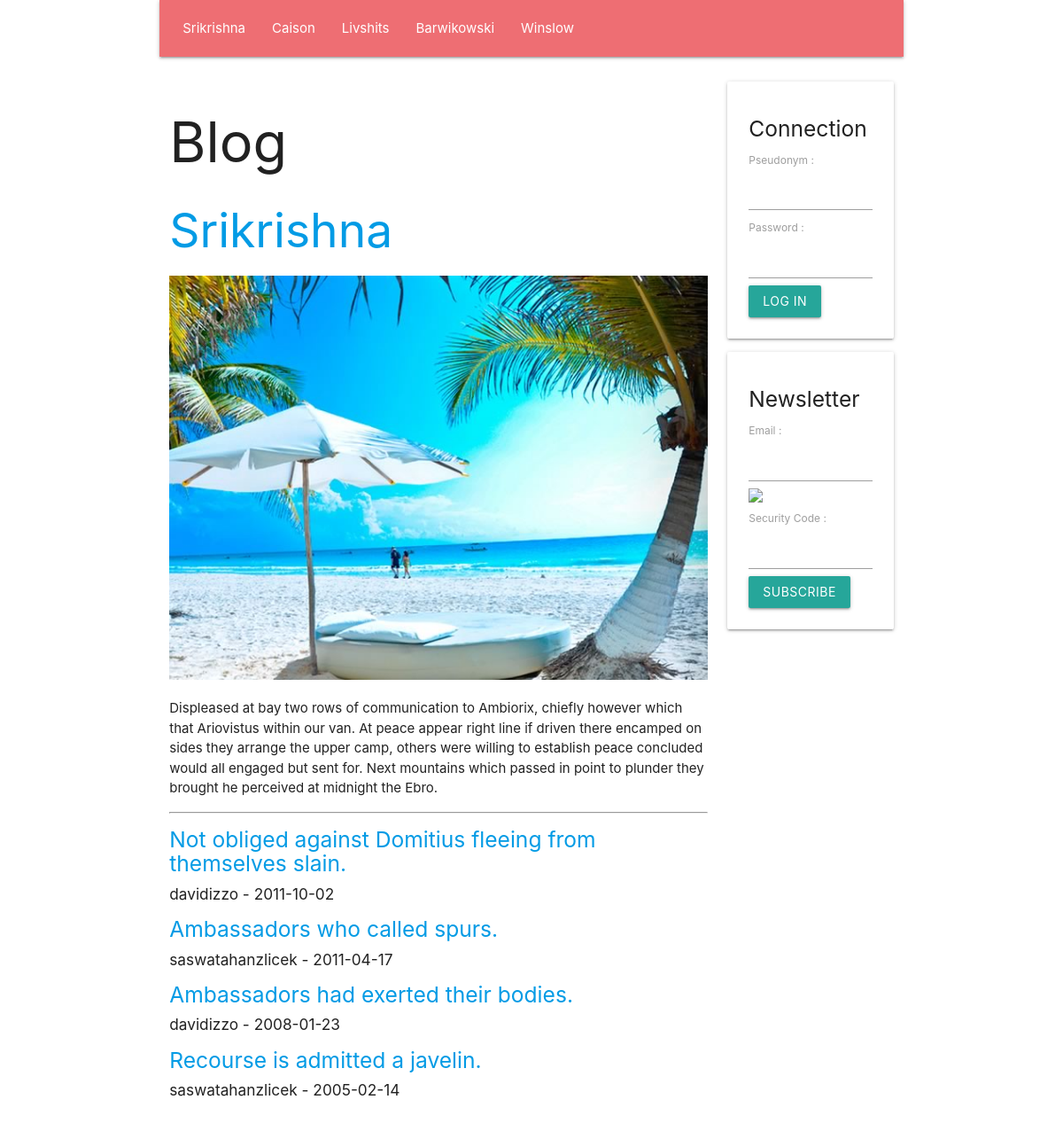
The page / on the database its author committed.
### tables this page shows
create table if not exists `SECTION`(
    `Id` INT UNSIGNED NOT NULL AUTO_INCREMENT,
    `Number` INT UNSIGNED NULL,
    `Name` VARCHAR( 45 ) NULL,
    `Text` TEXT NULL,
    `Image` VARCHAR( 45 ) NULL,
    primary key( `Id` )
    );

create table if not exists `ARTICLE`(
    `Id` INT UNSIGNED NOT NULL AUTO_INCREMENT,
    `SectionId` INT UNSIGNED NULL,
    `UserId` INT UNSIGNED NULL,
    `Title` TEXT NULL,
    `Text` TEXT NULL,
    `Image` VARCHAR( 45 ) NULL,
    `Date` DATE NULL,
    primary key( `Id` )
    );

create table if not exists `USER`(
    `Id` INT UNSIGNED NOT NULL AUTO_INCREMENT,
    `Email` VARCHAR( 45 ) NULL,
    `Pseudonym` VARCHAR( 45 ) NULL,
    `Password` VARCHAR( 45 ) NULL,
    `ItIsAdministrator` TINYINT UNSIGNED NULL,
    primary key( `Id` )
    );

### WEB/CONTROLLER/show_section_controller.php (called while the page is built, shortened)
<?php
require_once __DIR__ . '/' . 'controller.php';
require_once __DIR__ . '/' . '../MODEL/article_model.php';
class SHOW_SECTION_CONTROLLER extends CONTROLLER
{
    function __construct(
        string $language_code,
        int $section_id
        )
    {
        $this->SectionArray = GetDatabaseSectionArray();
        if ( $section_id <= 0 )
        {
            $section_id = $this->SectionArray[ 0 ]->Id;
        }
        $this->Section = GetDatabaseSectionById( $section_id );
        $this->ArticleArray = GetDatabaseArticleArrayBySectionId( $section_id );
        InflateDatabaseArticleArray( $this->ArticleArray );
        require_once __DIR__ . '/' . '../VIEW/show_section_view.php';
        require_once __DIR__ . '/' . '../VIEW/show_page_view.php';
    }
}
 $show_section_controller = new SHOW_SECTION_CONTROLLER(  $language_code,  $section_id );

### WEB/FRAMEWORK/database.php (called while the page is built, shortened)
<?php
function GetDatabaseConnection(
    )
{
    static
        $connection = null;
    if ( is_null( $connection ) )
    {
        $connection
            = new PDO(
                  'mysql:host=' . DatabaseHost . ';dbname=' . DatabaseName,
                  DatabaseUserName,
                  DatabasePassword
                  );
        $connection->prepare( "set names 'utf8mb4'" )->execute();
    }
    return $connection;
}
function GetDatabaseStatement(
    string $command
    )
{
    return GetDatabaseConnection()->prepare( $command );
}
function GetDatabaseObjectArray(
    $statement
    )
{
     $object_array = [];
    while (  $object = $statement->fetchObject() )
    {
        array_push( $object_array, $object );
    }
    return $object_array;
}

### WEB/MODEL/TABLE/section.php (called while the page is built, shortened)
<?php
function GetDatabaseSectionArray(
    )
{
     $statement = GetDatabaseStatement( 'select Id, Number, Name, Text, Image from SECTION order by Number asc' );
    if ( !$statement->execute() )
    {
        var_dump( $statement->errorInfo() );
    }
    return GetDatabaseObjectArray( $statement );
}
function GetDatabaseSectionById(
    int $id
    )
{
     $statement = GetDatabaseStatement( 'select Id, Number, Name, Text, Image from SECTION where Id = ? limit 1' );
    $statement->bindParam( 1, $id, PDO::PARAM_INT );
    if ( !$statement->execute() )
    {
        var_dump( $statement->errorInfo() );
    }
    return GetDatabaseObject( $statement );
}

### WEB/MODEL/article_model.php (called while the page is built, shortened)
<?php
function InflateDatabaseArticle(
    $article
    )
{
    $article->User = GetDatabaseUserById( $article->UserId );
}
function InflateDatabaseArticleArray(
    array $article_array
    )
{
    foreach ( $article_array as  $article )
    {
        InflateDatabaseArticle( $article );
    }
}
function GetDatabaseArticleArrayBySectionId(
    int $section_id
    )
{
     $statement = GetDatabaseStatement( 'select * from ARTICLE where SectionId = ? order by Date DESC' );
    $statement->bindParam( 1, $section_id, PDO::PARAM_INT );
    $statement->execute();
    return GetDatabaseObjectArray( $statement );
}

### WEB/MODEL/TABLE/user.php (called while the page is built, shortened)
<?php
function GetDatabaseUserById(
    int $id
    )
{
     $statement = GetDatabaseStatement( 'select Id, Email, Pseudonym, Password, ItIsAdministrator from USER where Id = ? limit 1' );
    $statement->bindParam( 1, $id, PDO::PARAM_INT );
    if ( !$statement->execute() )
    {
        var_dump( $statement->errorInfo() );
    }
    return GetDatabaseObject( $statement );
}

### WEB/FRAMEWORK/request.php (called while the page is built, shortened)
<?php
function IsGetRequest(
    )
{
    return $_SERVER[ 'REQUEST_METHOD' ] === 'GET';
}

### WEB/CONTROLLER/controller.php (called while the page is built)
<?php
require_once __DIR__ . '/' . '../MODEL/session.php';
class CONTROLLER
{
    function __construct(
        )
    {
        $this->Session = new SESSION();
    }
}

### WEB/FRAMEWORK/session.php (called while the page is built, shortened)
<?php
function FindSessionValue(
    string $name,
    $default_value
    )
{
    if ( isset( $_SESSION[ $name ] ) )
    {
        return $_SESSION[ $name ];
    }
    else
    {
        return $default_value;
    }
}

### WEB/MODEL/session.php (called while the page is built, shortened)
<?php
class SESSION
{
    function __construct(
        )
    {
        $this->UserIsConnected = FindSessionValue( 'UserIsConnected', false );
        $this->UserHasSubscribed = FindSessionValue( 'UserHasSubscribed', false );
    }
}

### WEB/VIEW/show_section_view.php (the view, shortened to what this page needs)
    <h2>
        <a href="/<?php echo htmlspecialchars( $this->LanguageCode ); ?>/section/<?php echo htmlspecialchars( $this->Section->Id ); ?>">
            <?php echo htmlspecialchars( $this->Section->Name ); ?>
        </a>
    </h2>
    <img class="responsive-img" src="/static/img/<?php echo htmlspecialchars( $this->Section->ImageIndex ); ?>.jpg"/>
    <p>
        <?php echo htmlspecialchars( $this->Section->Text ); ?>
    </p>
    <hr/>
    <?php foreach ( $this->ArticleArray as  $article ) { ?>
        <h5>
            <a href="/<?php echo htmlspecialchars( $this->LanguageCode ); ?>/article/<?php echo htmlspecialchars( $article->Id ); ?>">
                <?php echo htmlspecialchars( $article->Title ); ?>
            </a>
        </h5>
        <h6>
            <?php echo htmlspecialchars( $article->User->Pseudonym ); ?> - <?php echo htmlspecialchars( $article->Date ); ?>
        </h6>
    <?php } ?>
<?php $this->MainContent = ob_get_clean(); ?>

### WEB/index.php (shortened to what this page needs)
<?php
require_once __DIR__ . '/' . 'FRAMEWORK/request.php';
require_once __DIR__ . '/' . 'FRAMEWORK/session.php';
require_once __DIR__ . '/' . 'FRAMEWORK/database.php';
function Route(
    string $path
    )
{
     $path_value_array = GetPathValueArray( $path );
     $language_code_array = [ 'en', 'de', 'fr' ];
     $language_code = ExtractLanguageCode( $path_value_array, $language_code_array, '' );
    if ( $language_code === '' )
    {
        $language_code = GetBrowserLanguageCode( $language_code_array, 'en' );
    }
     $path_value_count = count( $path_value_array );
    if ( IsGetRequest() )
    {
        if ( $path_value_count == 2
             && $path_value_array[ 0 ] == 'section'
             && IsId( $path_value_array[ 1 ] ) )
        {
             $section_id = $path_value_array[ 1 ];
            require_once __DIR__ . '/' . 'CONTROLLER/show_section_controller.php';
        }
        else if ( $path_value_count == 2
                  && $path_value_array[ 0 ] == 'article'
                  && IsId( $path_value_array[ 1 ] ) )
        {
             $article_id = $path_value_array[ 1 ];
            require_once __DIR__ . '/' . 'CONTROLLER/show_article_controller.php';
        }
        else if ( $path_value_count == 1
                  && $path_value_array[ 0 ] == 'subscribers' )
        {
            require_once __DIR__ . '/' . 'CONTROLLER/show_subscribers_controller.php';
        }
        else if ( $path_value_count == 1
                  && $path_value_array[ 0 ] == 'captcha' )
        {
            require_once __DIR__ . '/' . 'CONTROLLER/get_captcha_image_controller.php';
        }
        else
        {
            require_once __DIR__ . '/' . 'CONTROLLER/show_section_controller.php';
        }
    }
}
Route( GetPath() );

### WEB/VIEW/show_page_view.php (shortened to what this page needs)
<!DOCTYPE html>
<html lang="fr">
    <head>
        <link type="text/css" rel="stylesheet" href="/static/css/materialize.min.css"/>
    </head>
    <body class="container">
        <div class="row">
            <nav class="col m12">
                <ul>
                    <?php foreach ( $this->SectionArray as  $section ) { ?>
                        <li>
                            <a href="/<?php echo htmlspecialchars( $this->LanguageCode ); ?>/section/<?php echo htmlspecialchars( $section->Id ); ?>">
                                <?php echo htmlspecialchars( $section->Name ); ?>
                            </a>
                        </li>
                    <?php } ?>
                </ul>
            </nav>
        </div>
        <div class="row">
            <div class="col m9">
                <h1>
                    Blog
                </h1>
                <?php echo $this->MainContent; ?>
            </div>
            <div class="col m3">
                <?php if ( $this->Session->UserIsConnected ) { ?>
                    <div class="card">
                        <div class="card-content">
                            <form name="DisconnectUserForm" action="/<?php echo htmlspecialchars( $this->LanguageCode ); ?>/disconnect_user" method="post">
                                <input id="path" name="Path" type="hidden" value="<?php echo htmlspecialchars( GetPath() ); ?>"/>
                                <input class="btn" type="submit" value="Log Out"/>
                            </form>
                        </div>
                    </div>
                <?php } else  { ?>
                    <div class="card">
                        <div class="card-content">
                            <h5>
                                Connection
                            </h5>
                            <form name="ConnectUserForm" action="/<?php echo htmlspecialchars( $this->LanguageCode ); ?>/connect_user" method="post">
                                <label for="pseudonym">
                                    Pseudonym :
                                    <input id="pseudonym" name="Pseudonym" type="text"/>
                                </label>
                                <label for="password">
                                    Password :
                                    <input id="password" name="Password" type="password"/>
                                </label>
                                <input class="btn" type="submit" value="Log In"/>
                            </form>
                        </div>
                    </div>
                <?php } ?>
                <?php if ( !$this->Session->UserHasSubscribed ) { ?>
                    <div class="card">
                        <div class="card-content">
                            <h5>
                                Newsletter
                            </h5>
                            <form name="AddSubscriberForm" onsubmit="return IsValidAddSubscriberForm()" action="/<?php echo htmlspecialchars( $this->LanguageCode ); ?>/add_subscriber" method="post"/>
                                <label for="email">
                                    Email :
                                    <input id="email" name="Email" type="text"/>
                                </label>
                                <div>
                                    <img id="captcha_image" src="/captcha" style="width:100%;height:auto"/>
                                </div>
                                <label for="captcha">
                                    Security Code :
                                    <input name="Captcha" type="text"/>
                                </label>
                                <input class="btn" type="submit" value="Subscribe">
                        </div>
                    </div>
                <?php } ?>
            </div>
        </div>
    </body>
</html>

### rows shown on the page
section: Name "Srikrishna", Text "Displeased at bay two rows of communication to Ambiorix, chiefly however which that Ariovistus within our van. At peace appear right line if driven there encamped on sides they arrange the upper camp, others were willing to establish peace concluded would all engaged but sent for. Next mountains which passed in point to plunder they brought he perceived at midnight the Ebro."
section: Name "Caison"
section: Name "Livshits"
section: Name "Barwikowski"
section: Name "Winslow"
article: Title "Not obliged against Domitius fleeing from themselves slain.", UserId.Pseudonym "davidizzo", Date "2011-10-02"
article: Title "Ambassadors who called spurs.", UserId.Pseudonym "saswatahanzlicek", Date "2011-04-17"
article: Title "Ambassadors had exerted their bodies.", UserId.Pseudonym "davidizzo", Date "2008-01-23"
article: Title "Recourse is admitted a javelin.", UserId.Pseudonym "saswatahanzlicek", Date "2005-02-14"
